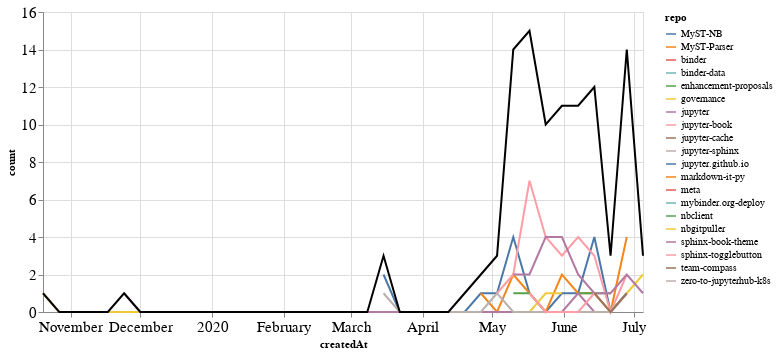

Notebook cell for this chart:
### Markdown cell above
## PRs

### Code cell
prs_time = prs.groupby('repo').resample('W', on='createdAt').count()['author'].reset_index()
prs_time = prs_time.rename(columns={'author': 'count'})
prs_time_total = prs_time.groupby('createdAt').agg({"count": "sum"}).reset_index()

ch1 = alt.Chart(prs_time, width=600).mark_line().encode(
    x='createdAt',
    y='count',
    color='repo',
    tooltip="repo"
)

ch2 = alt.Chart(prs_time_total, width=600).mark_line(color="black").encode(
    x='createdAt',
    y='count',
)

ch1 + ch2

### Figure 1 — Vega-Lite specification as saved in the notebook (floating-point values rounded to 4 significant figures; data arrays with more than 128 entries replaced by an {"elided": "..."} marker saying what was removed)
{"config": {"axisLeft": {"labelFontSize": 15}, "axisBottom": {"labelFontSize": 15}}, "layer": [{"data": {"name": "data-72cee59d50786fcb1b47a801cd535dfe"}, "mark": "line", "encoding": {"color": {"type": "nominal", "field": "repo"}, "tooltip": {"type": "nominal", "field": "repo"}, "x": {"type": "temporal", "field": "createdAt"}, "y": {"type": "quantitative", "field": "count"}}, "width": 600}, {"data": {"name": "data-10567b922f8012c0bc78807836812f4e"}, "mark": {"type": "line", "color": "black"}, "encoding": {"x": {"type": "temporal", "field": "createdAt"}, "y": {"type": "quantitative", "field": "count"}}, "width": 600}], "$schema": "https://vega.github.io/schema/vega-lite/v4.8.1.json", "datasets": {"data-72cee59d50786fcb1b47a801cd535dfe": {"elided": "148 records"}, "data-10567b922f8012c0bc78807836812f4e": [{"createdAt": "2019-10-20T00:00:00", "count": 1}, {"createdAt": "2019-10-27T00:00:00", "count": 0}, {"createdAt": "2019-11-03T00:00:00", "count": 0}, {"createdAt": "2019-11-10T00:00:00", "count": 0}, {"createdAt": "2019-11-17T00:00:00", "count": 0}, {"createdAt": "2019-11-24T00:00:00", "count": 1}, {"createdAt": "2019-12-01T00:00:00", "count": 0}, {"createdAt": "2019-12-08T00:00:00", "count": 0}, {"createdAt": "2019-12-15T00:00:00", "count": 0}, {"createdAt": "2019-12-22T00:00:00", "count": 0}, {"createdAt": "2019-12-29T00:00:00", "count": 0}, {"createdAt": "2020-01-05T00:00:00", "count": 0}, {"createdAt": "2020-01-12T00:00:00", "count": 0}, {"createdAt": "2020-01-19T00:00:00", "count": 0}, {"createdAt": "2020-01-26T00:00:00", "count": 0}, {"createdAt": "2020-02-02T00:00:00", "count": 0}, {"createdAt": "2020-02-09T00:00:00", "count": 0}, {"createdAt": "2020-02-16T00:00:00", "count": 0}, {"createdAt": "2020-02-23T00:00:00", "count": 0}, {"createdAt": "2020-03-01T00:00:00", "count": 0}, {"createdAt": "2020-03-08T00:00:00", "count": 0}, {"createdAt": "2020-03-15T00:00:00", "count": 3}, {"createdAt": "2020-03-22T00:00:00", "count": 0}, {"createdAt": "2020-03-29T00:00:00", "count": 0}, {"createdAt": "2020-04-05T00:00:00", "count": 0}, {"createdAt": "2020-04-12T00:00:00", "count": 0}, {"createdAt": "2020-04-19T00:00:00", "count": 1}, {"createdAt": "2020-04-26T00:00:00", "count": 2}, {"createdAt": "2020-05-03T00:00:00", "count": 3}, {"createdAt": "2020-05-10T00:00:00", "count": 14}, {"createdAt": "2020-05-17T00:00:00", "count": 15}, {"createdAt": "2020-05-24T00:00:00", "count": 10}, {"createdAt": "2020-05-31T00:00:00", "count": 11}, {"createdAt": "2020-06-07T00:00:00", "count": 11}, {"createdAt": "2020-06-14T00:00:00", "count": 12}, {"createdAt": "2020-06-21T00:00:00", "count": 3}, {"createdAt": "2020-06-28T00:00:00", "count": 14}, {"createdAt": "2020-07-05T00:00:00", "count": 3}]}}
